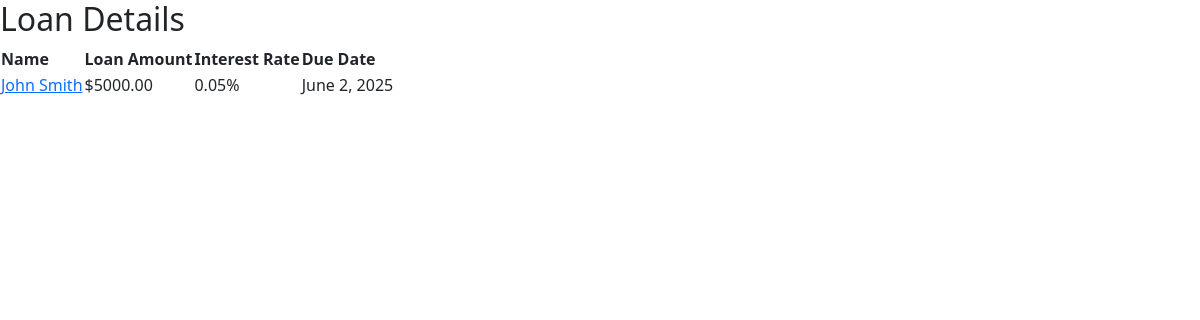
The page /loans/list on the database as committed earlier.
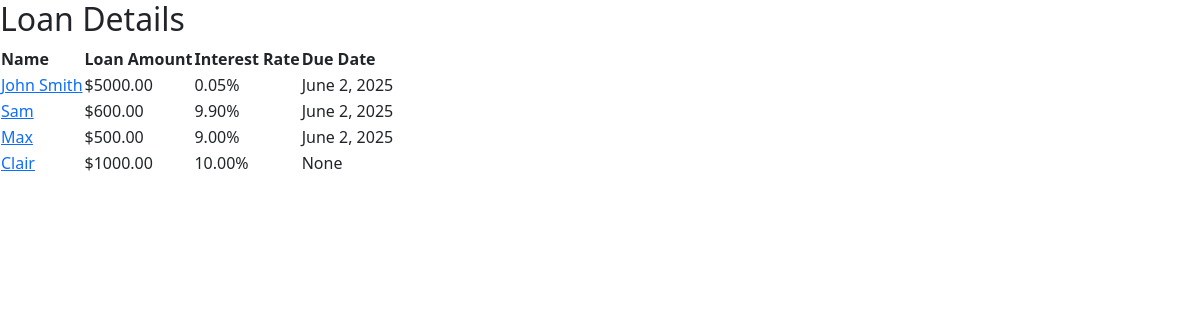
The same page on the database as committed later.
### loans/models.py (models this page shows, shortened)
class Loan(models.Model):
    name = models.CharField(max_length = 50)
    loan_amount = models.DecimalField(max_digits=10, decimal_places=2, validators=[MaxValueValidator(10000)])
    interest_rate = models.DecimalField(max_digits=5, decimal_places=2)
    due_date = models.DateField()
    is_paid = models.BooleanField(default=False)

### loans/views.py (the view)
# urls.py: path('list', views.LoanListView.as_view(), name='listview'),
class LoanListView(ListView):
    model = Loan
    template_name = 'loans/loan_list.html'
    context_object_name = 'loans'

### loans/templates/loans/loan_list.html (shortened to what this page needs)
{% extends 'base.html' %}
{% block content %}
    <h2>Loan Details</h2>
    {% if loans %}
        <table class="loan-table">
            <thead>
                <tr>
                    <th>Name</th>
                    <th>Loan Amount</th>
                    <th>Interest Rate</th>
                    <th>Due Date</th>
                </tr>
            </thead>
            <tbody>
                {% for loan in loans %}
                    <tr>
                        <td><a href="{%url 'detailview' loan.id%}">{{ loan.name }}</a></td>
                        <td>${{ loan.loan_amount }}</td>
                        <td>{{ loan.interest_rate }}%</td>
                        <td>{{ loan.due_date }}</td>
                    </tr>
                {% endfor %}
            </tbody>
        </table>
    {% else %}
        <p>No loans found.</p>
    {% endif %}
{% endblock %}

### templates/base.html (shortened to what this page needs)
<!DOCTYPE html>
<html>
<head>
    <link rel="stylesheet" href="">
    <link href="https://cdn.jsdelivr.net/npm/bootstrap@5.3.3/dist/css/bootstrap.min.css" rel="stylesheet">
</head>
<body>
{%block content%}
{%endblock%}
</body>
</html>

Rows that differ between the two databases and show on the page:
added Loan: name "Sam", loan_amount "600.00", interest_rate "9.90", due_date "June 2, 2025"
added Loan: name "Max", loan_amount "500.00", interest_rate "9.00", due_date "June 2, 2025"
added Loan: name "Clair", loan_amount "1000.00", interest_rate "10.00", due_date "None"
